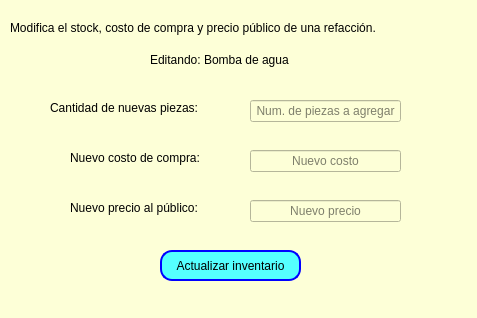
<?xml version="1.0" encoding="UTF-8"?>
<ui version="4.0">
 <class>Form</class>
 <widget class="QWidget" name="Form">
  <property name="geometry">
   <rect>
    <x>0</x>
    <y>0</y>
    <width>477</width>
    <height>318</height>
   </rect>
  </property>
  <property name="windowTitle">
   <string>Editar stock y costos de refacción</string>
  </property>
  <property name="styleSheet">
   <string notr="true">background-color: rgb(253, 255, 215);</string>
  </property>
  <widget class="QLabel" name="label">
   <property name="geometry">
    <rect>
     <x>10</x>
     <y>20</y>
     <width>461</width>
     <height>16</height>
    </rect>
   </property>
   <property name="styleSheet">
    <string notr="true">font: 9pt &quot;Verdana&quot;;
font: 700 9pt &quot;Verdana&quot;;</string>
   </property>
   <property name="text">
    <string>Modifica el stock, costo de compra y precio público de una refacción. </string>
   </property>
  </widget>
  <widget class="QLabel" name="lbl_nombre_pieza">
   <property name="geometry">
    <rect>
     <x>150</x>
     <y>50</y>
     <width>221</width>
     <height>20</height>
    </rect>
   </property>
   <property name="styleSheet">
    <string notr="true">font: 9pt &quot;Verdana&quot;;</string>
   </property>
   <property name="text">
    <string>Editando: Bomba de agua</string>
   </property>
  </widget>
  <widget class="QLineEdit" name="input_sumar_stock">
   <property name="geometry">
    <rect>
     <x>250</x>
     <y>100</y>
     <width>151</width>
     <height>22</height>
    </rect>
   </property>
   <property name="alignment">
    <set>Qt::AlignmentFlag::AlignCenter</set>
   </property>
   <property name="placeholderText">
    <string>Num. de piezas a agregar</string>
   </property>
  </widget>
  <widget class="QLineEdit" name="input_nuevo_costo">
   <property name="geometry">
    <rect>
     <x>250</x>
     <y>150</y>
     <width>151</width>
     <height>22</height>
    </rect>
   </property>
   <property name="alignment">
    <set>Qt::AlignmentFlag::AlignCenter</set>
   </property>
   <property name="placeholderText">
    <string>Nuevo costo</string>
   </property>
  </widget>
  <widget class="QLineEdit" name="input_nuevo_precio">
   <property name="geometry">
    <rect>
     <x>250</x>
     <y>200</y>
     <width>151</width>
     <height>22</height>
    </rect>
   </property>
   <property name="alignment">
    <set>Qt::AlignmentFlag::AlignCenter</set>
   </property>
   <property name="placeholderText">
    <string>Nuevo precio</string>
   </property>
  </widget>
  <widget class="QLabel" name="label_2">
   <property name="geometry">
    <rect>
     <x>50</x>
     <y>100</y>
     <width>191</width>
     <height>16</height>
    </rect>
   </property>
   <property name="styleSheet">
    <string notr="true">font: 9pt &quot;Verdana&quot;;</string>
   </property>
   <property name="text">
    <string>Cantidad de nuevas piezas:</string>
   </property>
  </widget>
  <widget class="QLabel" name="label_3">
   <property name="geometry">
    <rect>
     <x>70</x>
     <y>200</y>
     <width>151</width>
     <height>16</height>
    </rect>
   </property>
   <property name="styleSheet">
    <string notr="true">font: 9pt &quot;Verdana&quot;;</string>
   </property>
   <property name="text">
    <string>Nuevo precio al público:</string>
   </property>
  </widget>
  <widget class="QLabel" name="label_4">
   <property name="geometry">
    <rect>
     <x>70</x>
     <y>150</y>
     <width>161</width>
     <height>16</height>
    </rect>
   </property>
   <property name="styleSheet">
    <string notr="true">font: 9pt &quot;Verdana&quot;;</string>
   </property>
   <property name="text">
    <string>Nuevo costo de compra:</string>
   </property>
  </widget>
  <widget class="QPushButton" name="btn_actualizar_stock">
   <property name="geometry">
    <rect>
     <x>160</x>
     <y>250</y>
     <width>141</width>
     <height>31</height>
    </rect>
   </property>
   <property name="styleSheet">
    <string notr="true">border: 2px solid blue;
border-radius: 12px;
background-color: rgb(85, 255, 255);</string>
   </property>
   <property name="text">
    <string>Actualizar inventario</string>
   </property>
  </widget>
 </widget>
 <resources/>
 <connections/>
</ui>
